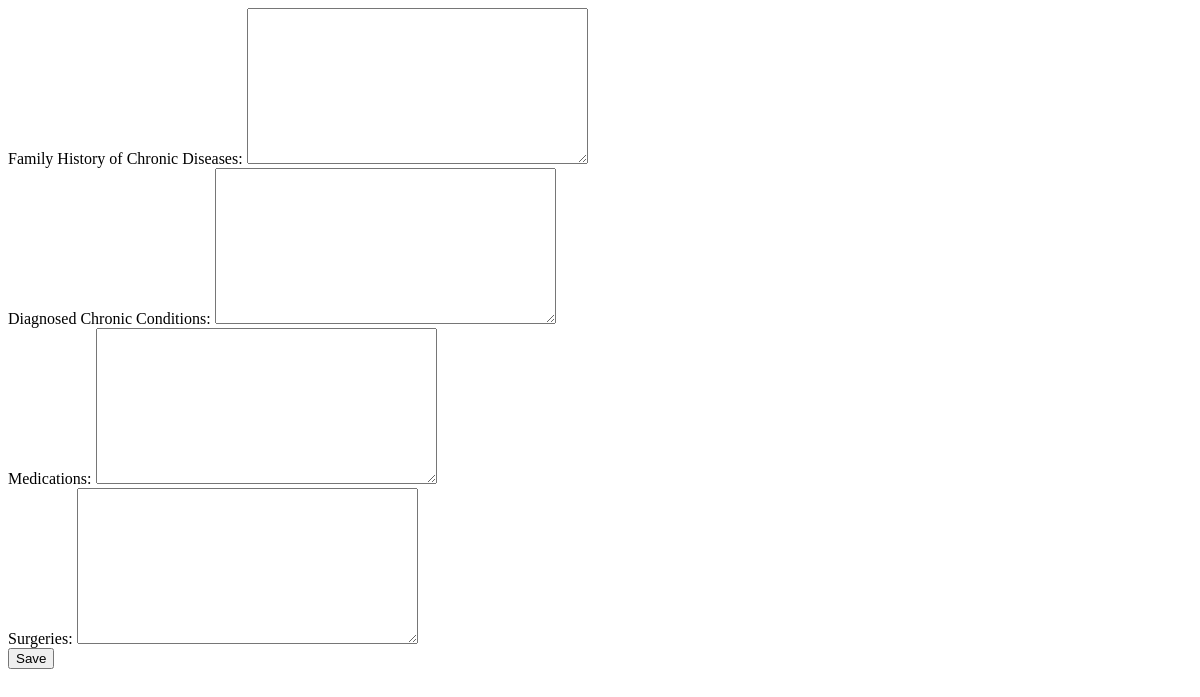
The app's page /users/edit_medical_hist_form/ (signed in), older data.
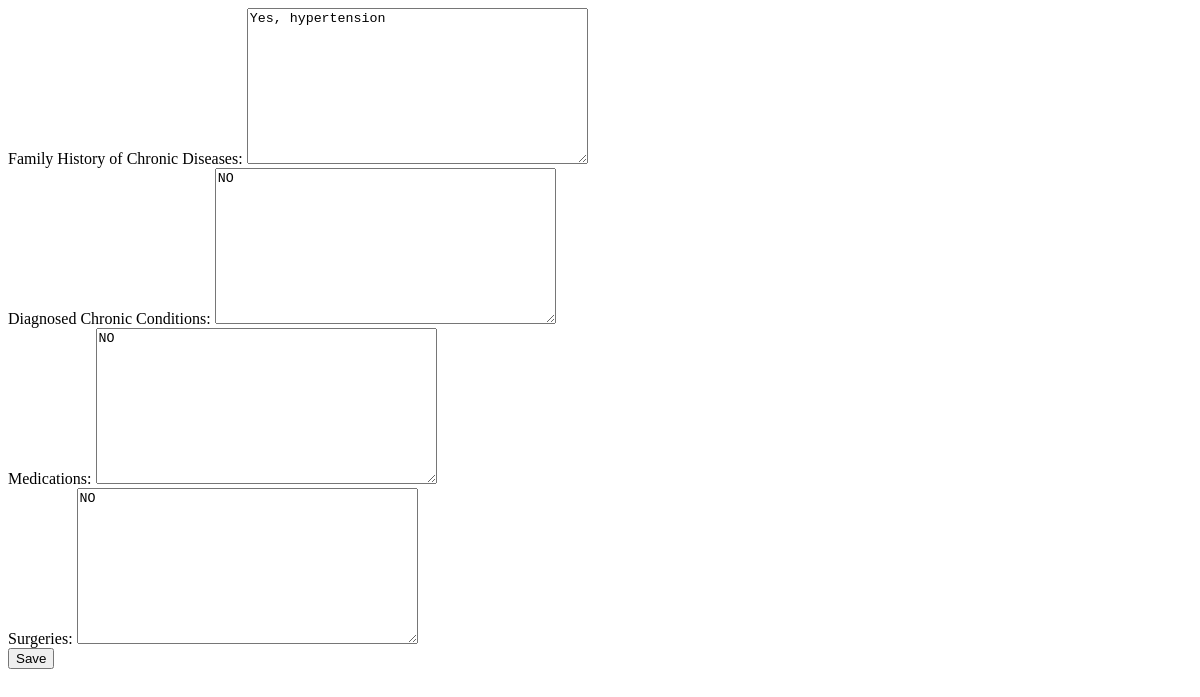
The same page, newer data.
### apps/users/models.py (models this page shows, shortened)
class UserProfile(models.Model):
    user = models.OneToOneField(User, on_delete=models.CASCADE)
    age = models.PositiveIntegerField()
    sex = models.CharField(max_length=10)
    ethnicity_race = models.CharField(max_length=100, blank=True)
    socioeconomic_status = models.CharField(max_length=100, blank=True)
    family_history_chronic_diseases = models.TextField(blank=True)
    diagnosed_chronic_conditions = models.TextField(blank=True)
    medications = models.TextField(blank=True)
    surgeries = models.TextField(blank=True)
    typical_daily_diet = models.CharField(max_length=50, blank=True)
    physical_activity_frequency = models.CharField(max_length=50, blank=True)
    smoking_habits = models.CharField(max_length=100, blank=True)
    alcohol_consumption = models.CharField(max_length=100, blank=True)
    recreational_drug_use = models.CharField(max_length=100, blank=True)
    stress_management_methods = models.CharField(max_length=100, blank=True)
    height = models.DecimalField(max_digits=5, decimal_places=2)
    weight = models.DecimalField(max_digits=5, decimal_places=2)
    blood_pressure = models.CharField(max_length=20, blank=True)
    cholesterol_levels = models.CharField(max_length=20, blank=True)
    blood_glucose_levels = models.CharField(max_length=20, blank=True)
    air_pollution_exposure = models.BooleanField(default=False)
    occupational_hazards = models.BooleanField(default=False)
    clean_drinking_water_access = models.BooleanField(default=True)
    genetic_conditions = models.TextField(blank=True)
    genetic_testing_results = models.TextField(blank=True)
    medical_compliance = models.CharField(max_length=20, blank=True)
    health_literacy = models.CharField(max_length=20, default='Moderate')
    mental_health_diagnosis = models.TextField(blank=True)
    social_support_network = models.TextField(blank=True)
    occupation = models.CharField(max_length=100, blank=True)
    work_stress = models.TextField(blank=True)
    last_checkup = models.DateField(null=True, blank=True)  # Changed default value to null
    cancer_screening = models.TextField(blank=True)
    residential_area = models.CharField(max_length=100, blank=True)
    access_to_healthcare = models.BooleanField(default=True)
    additional_comments = models.TextField(blank=True)

### apps/users/views.py (the view)
# urls.py: path('edit_medical_hist_form/', views.edit_medical_hist_form, name='edit_medical_hist_form'),
@login_required
def edit_medical_hist_form(request):
    profile = request.user.userprofile
    form = MedicalHistForm(instance=profile)
    return render(request, 'users/edit_med_hist_form.html', {'form': form})

### apps/users/forms.py
class MedicalHistForm(forms.ModelForm):
    class Meta:
        model = UserProfile
        fields = ['family_history_chronic_diseases', 'diagnosed_chronic_conditions', 'medications', 'surgeries']

### apps/users/templates/users/edit_med_hist_form.html (shortened to what this page needs)
<form id="medical-history-form" action="{% url 'users:edit_med_hist' %}" method="post" class="bg-white shadow-md rounded px-8 pt-6 pb-8 mb-4">
    <div class="mb-4">
        <label for="id_family_history_chronic_diseases" class="block text-gray-700 text-sm font-bold mb-2">Family History of Chronic Diseases:</label>
        {{ form.family_history_chronic_diseases }}
    </div>
    <div class="mb-4">
        <label for="id_diagnosed_chronic_conditions" class="block text-gray-700 text-sm font-bold mb-2">Diagnosed Chronic Conditions:</label>
        {{ form.diagnosed_chronic_conditions }}
    </div>
    <div class="mb-4">
        <label for="id_medications" class="block text-gray-700 text-sm font-bold mb-2">Medications:</label>
        {{ form.medications }}
    </div>
    <div class="mb-4">
        <label for="id_surgeries" class="block text-gray-700 text-sm font-bold mb-2">Surgeries:</label>
        {{ form.surgeries }}
    </div>
    <div class="flex items-center justify-between">
        <button type="submit" class="bg-blue-500 hover:bg-blue-700 text-white font-bold py-2 px-4 rounded focus:outline-none focus:shadow-outline">Save</button>
    </div>
</form>

Row changes from the older to the newer data that the page shows:
changed UserProfile: family_history_chronic_diseases (not shown) → "Yes, hypertension"; diagnosed_chronic_conditions (not shown) → "NO"; medications (not shown) → "NO"; surgeries (not shown) → "NO"
